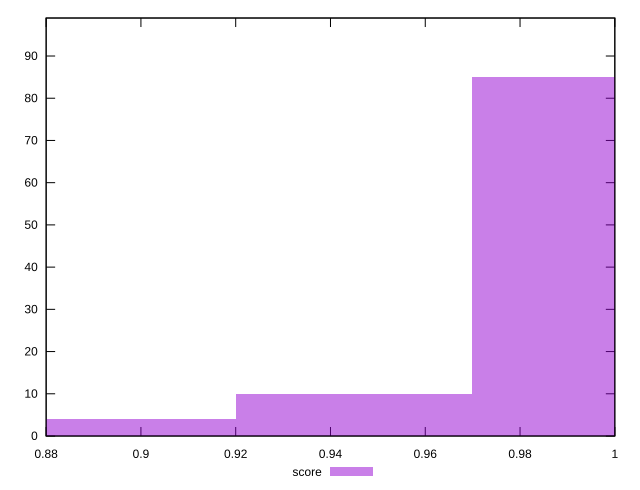

Write gnuplot code to recreate this figure.
reset

$score <<EOF
0.9946960097505082 85
0.9449612092629828 10
0.8952264087754574 4
EOF

set key outside below
set boxwidth 0.04973480048752541
set xrange [0.88:1]
set yrange [0:99]
set trange [0:99]
set style fill transparent solid 0.5 noborder
set terminal svg size 640, 490 enhanced background rgb 'white'
set output "reports/report_00030_2021-02-24T20-42-31.540Z/unminified-javascript/samples/card/score/histogram.svg"

plot $score title "score" with boxes

reset
